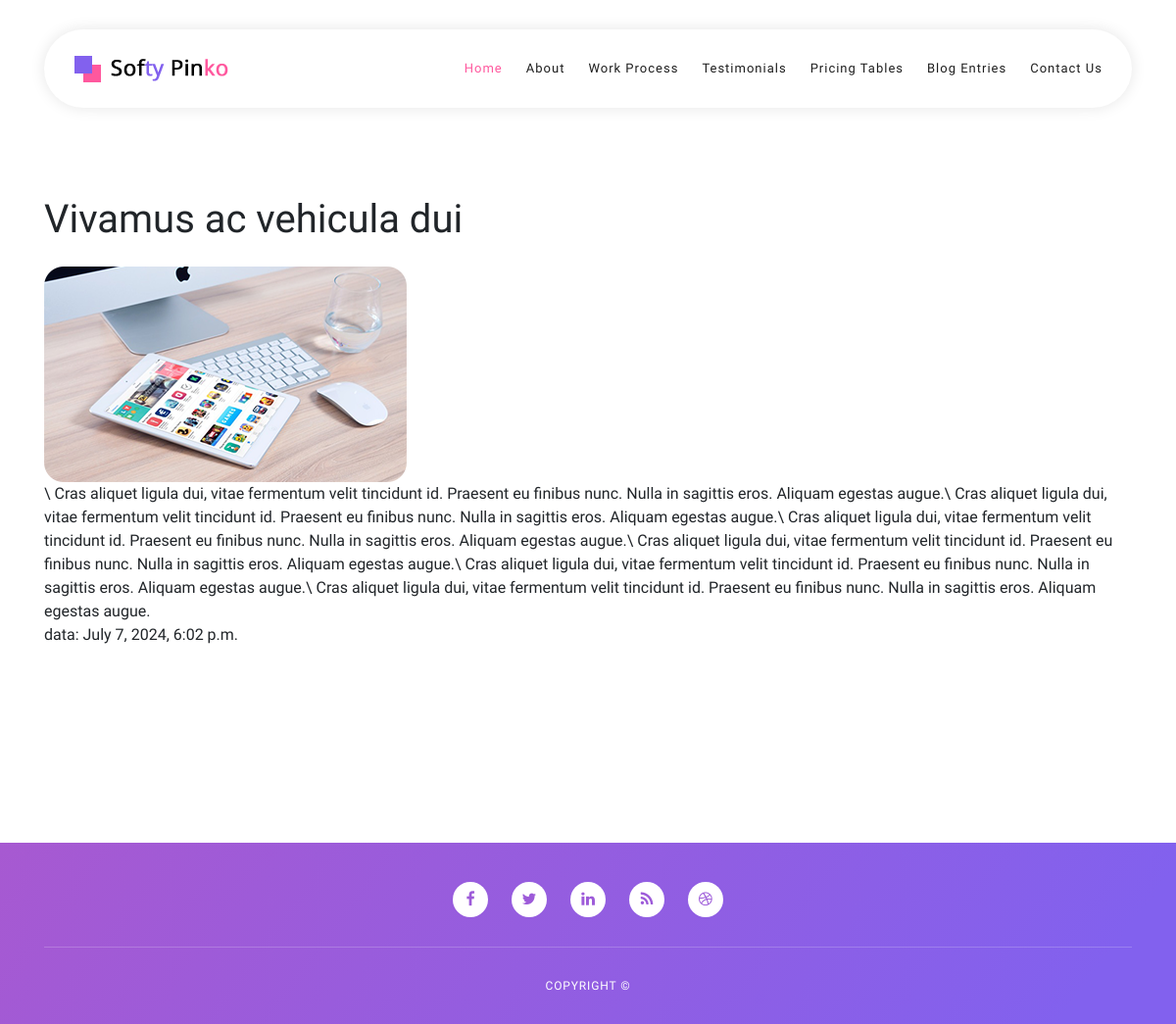
Page /blog/1/ on the committed database.
### app/models.py (models this page shows)
class Blog(models.Model):
    image = models.ImageField(upload_to="blog")
    title = models.CharField(max_length=60)
    description = models.TextField()
    created_at =models.DateTimeField(default=timezone.now)
    def __str__(self):
        return self.title
    class Meta:
        verbose_name = "Blog"
        verbose_name_plural = "Blogs"

### app/views.py (the view)
# urls.py: path("blog/<int:blog_id>/",single_blog, name= "blog"),
def single_blog(request, blog_id):
    blog = Blog.objects.get(id=blog_id)
    print(blog)
    print(id)
    return render(request, "single_blog.html", {
        "id": id,
        "blog": blog
    })

### app/templates/single_blog.html
{% extends "base.html" %}
{% block single_blog %}
<div style="padding-top:200px; margin-bottom: 200px"; class="container">
    <h1 class="mb-4">
        {{blog.title}}</h1>
    <div>
        <img src={{blog.image.url}} alt={{blog.title}} clas="d-block mb-4 w-100">
    </div>
    <p>
        {{blog.description}}
    </p>
    <div clacc="mt-4">data: {{blog.created_at}}</div>
</div>
{% endblock %}

### app/static/css/templatemo-softy-pinko.css (style rules this page uses)
html, body, div, span, applet, object, iframe, h1, h2, h3, h4, h5, h6, p, blockquote, div pre, a, abbr, acronym, address, big, cite, code, del, dfn, em, font, img, ins, kbd, q, s, samp, small, strike, strong, sub, sup, tt, var, b, u, i, center, dl, dt, dd, ol, ul, li, figure, header, nav, section, article, aside, footer, figcaption { margin: 0; padding: 0; border: 0; outline: 0; }
* { box-sizing: border-box; }
html, body { font-family: "Raleway", sans-serif; font-weight: 400; background-color: #fff; font-size: 16px; -ms-text-size-adjust: 100%; -webkit-font-smoothing: antialiased; -moz-osx-font-smoothing: grayscale; }
h1, h2, h3, h4, h5, h6 { margin-top: 0px; margin-bottom: 0px; }
html, body { background: #fff; font-family: "Raleway", sans-serif; }

### rows in the picture
Blog: title "Vivamus ac vehicula dui", image (picture), description "\\ Cras aliquet ligula dui, vitae fermentum velit tincidunt id. Praesent eu finibus nunc. Nulla in sagittis eros. Aliquam egestas augue.\\ Cras aliquet ligula dui, vitae fermentum velit tincidunt id. Praesent eu finibus nunc. Nulla in sagittis eros. Aliquam egestas augue.\\ Cras aliquet ligula dui, vitae fermentum velit tincidunt id. Praesent eu finibus nunc. Nulla in sagittis eros. Aliquam egestas augue.\\ Cras aliquet ligula dui, vitae fermentum velit tincidunt id. Praesent eu finibus nunc. Nulla in sagittis eros. Aliquam egestas augue.\\ Cras aliquet ligula dui, vitae fermentum velit tincidunt id. Praesent eu finibus nunc. Nulla in sagittis eros. Aliquam egestas augue.\\ Cras aliquet ligula…", created_at "July 7, 2024, 6:02 p.m."
